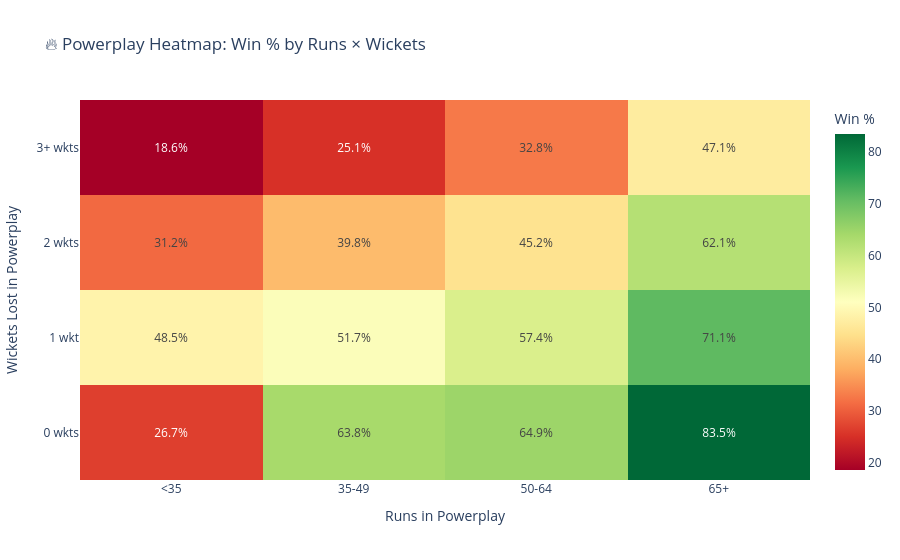

Here is the notebook cell this chart was saved with:
### Markdown cell above
## 4. 🎯 The Killer Combo: Runs AND Wickets in Powerplay

*What if a team is 60+ for 0 vs 60+ for 3 after the powerplay? Big difference.*

### Code cell
pp['pp_runs_b'] = pd.cut(pp['runs_powerplay'],
                          bins=[-1, 35, 50, 65, 200],
                          labels=['<35', '35-49', '50-64', '65+'])
pp['pp_wkts_b'] = pp['wickets_powerplay'].clip(upper=3).astype(int)

heat = (pp.groupby(['pp_runs_b', 'pp_wkts_b'], observed=True)
          .agg(matches=('match_id', 'count'),
               wins=('batting_team_won', 'sum'))
          .reset_index())
heat['win_rate'] = (heat['wins'] / heat['matches'] * 100).round(1)

heat_pivot      = heat.pivot(index='pp_wkts_b', columns='pp_runs_b', values='win_rate')
matches_pivot   = heat.pivot(index='pp_wkts_b', columns='pp_runs_b', values='matches')

# Custom hover text with sample size
hover_text = []
for i in heat_pivot.index:
    row = []
    for j in heat_pivot.columns:
        wr = heat_pivot.loc[i, j]
        n  = matches_pivot.loc[i, j]
        row.append(f'Win Rate: {wr}%<br>Sample: {int(n) if pd.notna(n) else 0} innings')
    hover_text.append(row)

fig = go.Figure(data=go.Heatmap(
    z=heat_pivot.values,
    x=[str(c) for c in heat_pivot.columns],
    y=['0 wkts', '1 wkt', '2 wkts', '3+ wkts'],
    colorscale='RdYlGn',
    text=heat_pivot.values,
    texttemplate='%{text}%',
    hoverinfo='text',
    hovertext=hover_text,
    colorbar=dict(title='Win %')
))
fig.update_layout(
    title='🔥 Powerplay Heatmap: Win % by Runs × Wickets',
    xaxis_title='Runs in Powerplay',
    yaxis_title='Wickets Lost in Powerplay',
    height=450
)
fig.show()

### Figure 1 — Plotly figure (JSON) as saved in the notebook; plotly's stock layout.template omitted (floating-point values rounded to 4 significant figures)
{"data": [{"colorbar": {"title": {"text": "Win %"}}, "colorscale": [[0, "rgb(165,0,38)"], [0.1, "rgb(215,48,39)"], [0.2, "rgb(244,109,67)"], [0.3, "rgb(253,174,97)"], [0.4, "rgb(254,224,139)"], [0.5, "rgb(255,255,191)"], [0.6, "rgb(217,239,139)"], [0.7, "rgb(166,217,106)"], [0.8, "rgb(102,189,99)"], [0.9, "rgb(26,152,80)"], [1, "rgb(0,104,55)"]], "hoverinfo": "text", "hovertext": [["Win Rate: 26.7%<br>Sample: 30 innings", "Win Rate: 63.8%<br>Sample: 185 innings", "Win Rate: 64.9%<br>Sample: 245 innings", "Win Rate: 83.5%<br>Sample: 85 innings"], ["Win Rate: 48.5%<br>Sample: 103 innings", "Win Rate: 51.7%<br>Sample: 358 innings", "Win Rate: 57.4%<br>Sample: 305 innings", "Win Rate: 71.1%<br>Sample: 97 innings"], ["Win Rate: 31.2%<br>Sample: 138 innings", "Win Rate: 39.8%<br>Sample: 332 innings", "Win Rate: 45.2%<br>Sample: 157 innings", "Win Rate: 62.1%<br>Sample: 29 innings"], ["Win Rate: 18.6%<br>Sample: 172 innings", "Win Rate: 25.1%<br>Sample: 167 innings", "Win Rate: 32.8%<br>Sample: 58 innings", "Win Rate: 47.1%<br>Sample: 17 innings"]], "text": [[26.7, 63.8, 64.9, 83.5], [48.5, 51.7, 57.4, 71.1], [31.2, 39.8, 45.2, 62.1], [18.6, 25.1, 32.8, 47.1]], "texttemplate": "%{text}%", "type": "heatmap", "x": ["<35", "35-49", "50-64", "65+"], "y": ["0 wkts", "1 wkt", "2 wkts", "3+ wkts"], "z": [[26.7, 63.8, 64.9, 83.5], [48.5, 51.7, 57.4, 71.1], [31.2, 39.8, 45.2, 62.1], [18.6, 25.1, 32.8, 47.1]]}], "layout": {"autosize": true, "title": {"text": "🔥 Powerplay Heatmap: Win % by Runs × Wickets"}, "xaxis": {"autorange": true, "range": [-0.5, 3.5], "title": {"text": "Runs in Powerplay"}, "type": "category"}, "yaxis": {"autorange": true, "range": [-0.5, 3.5], "title": {"text": "Wickets Lost in Powerplay"}, "type": "category"}}}
